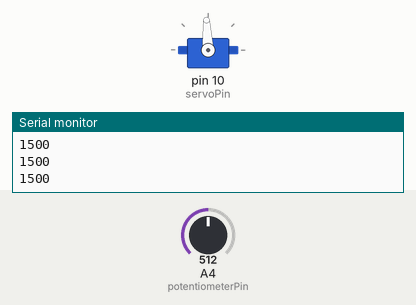
This sketch was run on a simulated Arduino Uno, built with avr-gcc and run on an emulated ATmega328P. Shown: servo, the last lines printed to the serial monitor. The inputs (shaded band) are chosen by the test bench; at power-on: A4 (potentiometerPin) = 512.

Above: at 8.2 s.
8.3 s: A4 (potentiometerPin) set to 716
At 9.5 s:
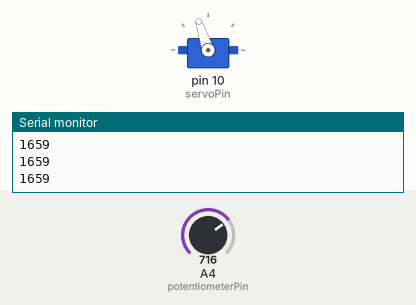
9.8 s: A4 (potentiometerPin) set to 900
At 10.6 s:
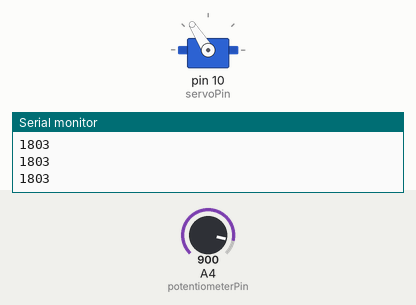
11.3 s: A4 (potentiometerPin) set to 306
At 11.7 s:
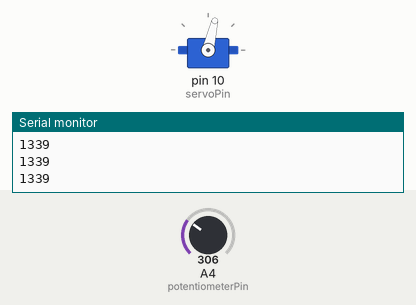
12.8 s: A4 (potentiometerPin) set to 0
At 14.0 s:
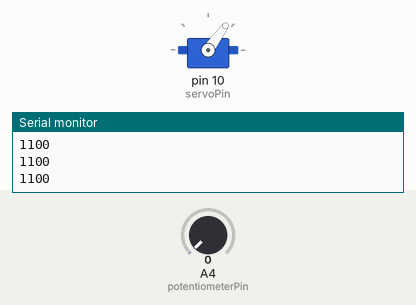
14.3 s: A4 (potentiometerPin) set to 511
At 15.2 s:
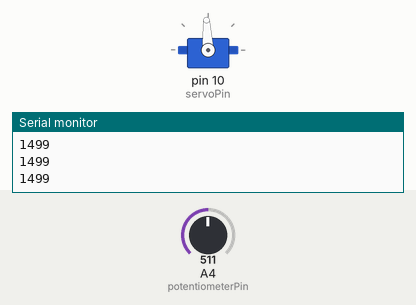
Timing chart, 0 to 16.8 s (numbered marks = the images above; inputs shaded):
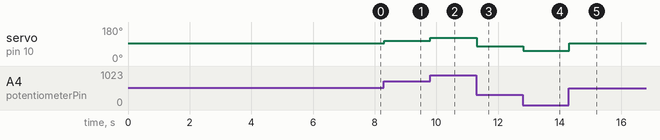

The sketch:

original.ino
```cpp
#include <Servo.h>

byte servoPin = 10; // signal pin for the ESC.
byte potentiometerPin = A4; // analog input pin for the potentiometer.
Servo servo;

void setup() {
  servo.attach(servoPin);
  Serial.begin(9600);
  servo.writeMicroseconds(1500); // send "stop" signal to ESC. Also necessary to arm the ESC.

  delay(7000); // delay to allow the ESC to recognize the stopped signal.
}

void loop() {

  int potVal = analogRead(potentiometerPin); // read input from potentiometer.

  int pwmVal = map(potVal, 0, 1023, 1100, 1900); // maps potentiometer values to PWM value.
  Serial.println(pwmVal);

  servo.writeMicroseconds(pwmVal); // Send signal to ESC.
}
```

Measured:
- after the input at 8.3 s, servo on pin 10 (servoPin): 93° → 108° at once
- after the input at 9.8 s, servo on pin 10 (servoPin): 108° → 122° at once
- after the input at 11.3 s, servo on pin 10 (servoPin): 122° → 77° at once
- after the input at 12.8 s, servo on pin 10 (servoPin): 77° → 54° at once
- after the input at 14.3 s, servo on pin 10 (servoPin): 54° → 93° at once
